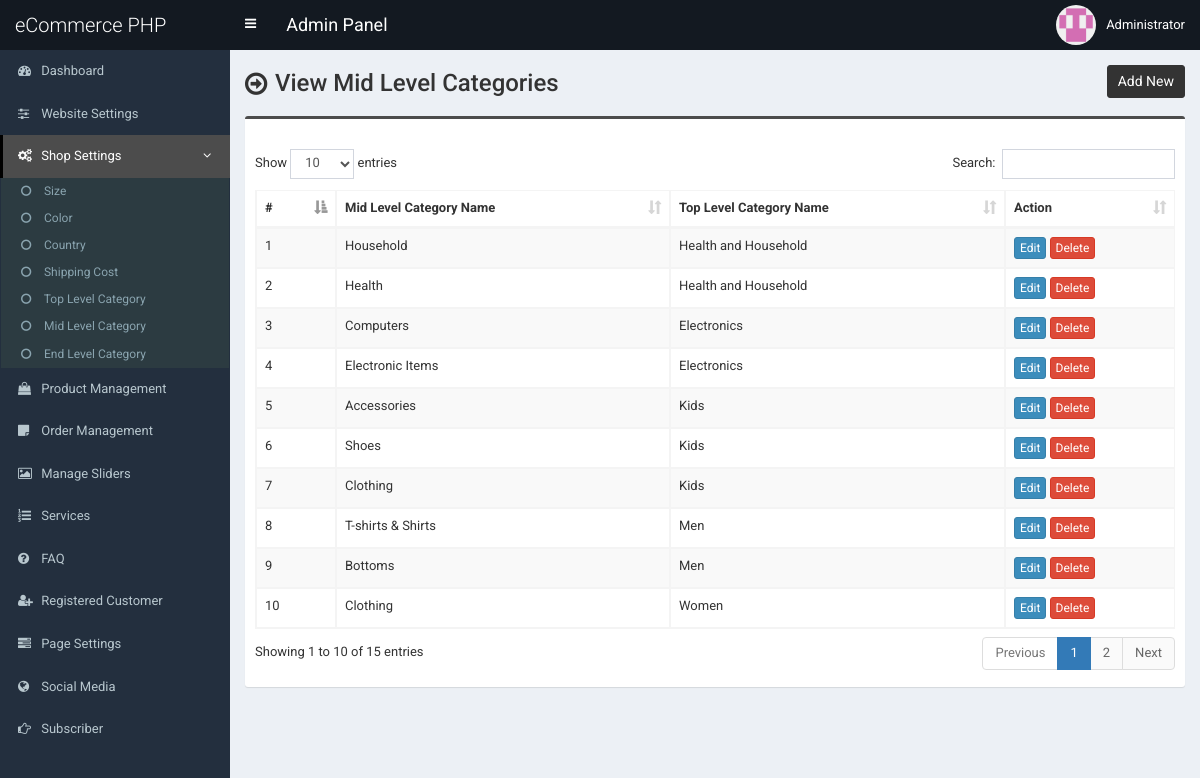
Before: /admin/mid-category.php (signed in) with the older database file.
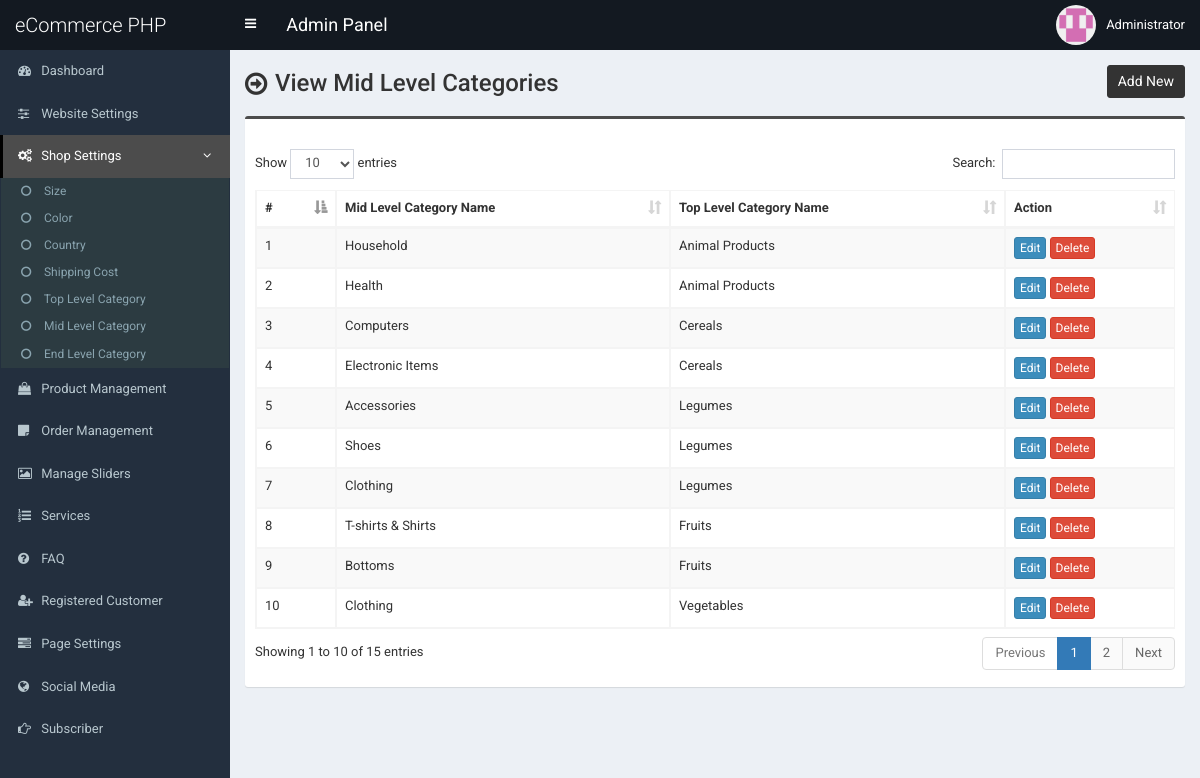
After: the same page with the newer database file.
### tables this page shows
CREATE TABLE `tbl_mid_category` (
  `mcat_id` int(11) NOT NULL,
  `mcat_name` varchar(255) NOT NULL,
  `tcat_id` int(11) NOT NULL
);

CREATE TABLE `tbl_top_category` (
  `tcat_id` int(11) NOT NULL,
  `tcat_name` varchar(255) NOT NULL,
  `show_on_menu` int(1) NOT NULL
);

### admin/mid-category.php (the view, shortened to what this page needs)
<?php require_once('header.php'); ?>
<section class="content-header">
	<div class="content-header-left">
		<h1>View Mid Level Categories</h1>
	</div>
	<div class="content-header-right">
		<a href="mid-category-add.php" class="btn btn-primary btn-sm">Add New</a>
	</div>
</section>
<section class="content">
  <div class="row">
    <div class="col-md-12">
      <div class="box box-info">
        <div class="box-body table-responsive">
          <table id="example1" class="table table-bordered table-hover table-striped">
			<thead>
			    <tr>
			        <th>#</th>
			        <th>Mid Level Category Name</th>
                    <th>Top Level Category Name</th>
			        <th>Action</th>
			    </tr>
			</thead>
            <tbody>
            	<?php
            	$i=0;
            	$statement = $pdo->prepare("SELECT *
                                    FROM tbl_mid_category t1
                                    JOIN tbl_top_category t2
                                    ON t1.tcat_id = t2.tcat_id
                                    ORDER BY t1.mcat_id DESC");
            	$statement->execute();
            	$result = $statement->fetchAll(PDO::FETCH_ASSOC);
            	foreach ($result as $row) {
            		$i++;
            		?>
					<tr>
	                    <td><?php echo $i; ?></td>
	                    <td><?php echo $row['mcat_name']; ?></td>
                        <td><?php echo $row['tcat_name']; ?></td>
	                    <td>
	                        <a href="mid-category-edit.php?id=<?php echo $row['mcat_id']; ?>" class="btn btn-primary btn-xs">Edit</a>
	                        <a href="#" class="btn btn-danger btn-xs" data-href="mid-category-delete.php?id=<?php echo $row['mcat_id']; ?>" data-toggle="modal" data-target="#confirm-delete">Delete</a>
	                    </td>
	                </tr>
            		<?php
            	}
            	?>
            </tbody>
          </table>
        </div>
      </div>
</section>
<?php require_once('footer.php'); ?>

Changed rows visible on the page:
changed through a linked row, tbl_mid_category "Household": tcat.tcat_name "Health and Household" → "Animal Products"
changed through a linked row, tbl_mid_category "Health": tcat.tcat_name "Health and Household" → "Animal Products"
changed through a linked row, tbl_mid_category "Computers": tcat.tcat_name "Electronics" → "Cereals"
changed through a linked row, tbl_mid_category "Electronic Items": tcat.tcat_name "Electronics" → "Cereals"
changed through a linked row, tbl_mid_category "Accessories": tcat.tcat_name "Kids" → "Legumes"
changed through a linked row, tbl_mid_category "Shoes": tcat.tcat_name "Kids" → "Legumes"
changed through a linked row, tbl_mid_category (number 7 of 10 on the later page): tcat.tcat_name "Kids" → "Legumes"
changed through a linked row, tbl_mid_category "T-shirts & Shirts": tcat.tcat_name "Men" → "Fruits"
changed through a linked row, tbl_mid_category "Bottoms": tcat.tcat_name "Men" → "Fruits"
changed through a linked row, tbl_mid_category: tcat.tcat_name "Women" → "Vegetables"
